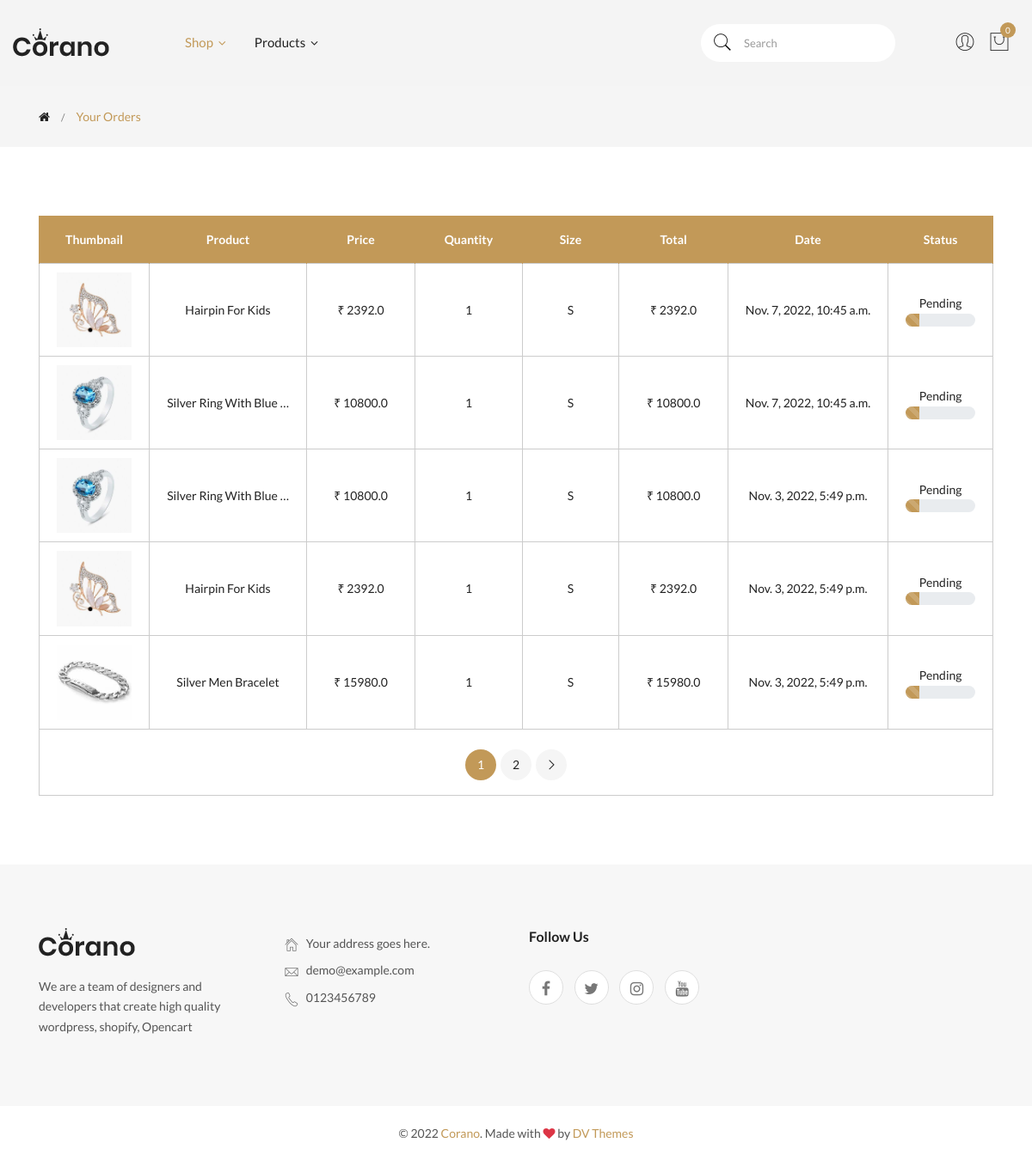
Screenshot of /orders/ (signed in) with the database file from the repository.
### myapp/models.py (models this page shows, shortened)
class Order(models.Model):
    user = models.ForeignKey(User,on_delete=models.CASCADE)
    customer = models.ForeignKey(CustomerModel,on_delete=models.CASCADE)
    product = models.ForeignKey(ProductModel,on_delete=models.CASCADE)
    quantity = models.PositiveIntegerField()
    psize = models.CharField(max_length=20,default='S')
    order_date = models.DateTimeField(auto_now_add=True)
    status = models.CharField(choices=step,max_length=200,default='Pending')
    @property
    def product_total(self):
        return (self.quantity)*(self.product.sell_price)

class ProductModel(models.Model):
    name= models.CharField(max_length=300)
    main_cate = models.CharField(choices=m_cate,max_length=200)
    sub_cate = models.CharField(choices=s_cate,max_length=200)
    og_price = models.IntegerField()
    discount = models.IntegerField()
    discounted_price = models.IntegerField(null=True)
    sell_price = models.IntegerField(null=True)
    p_type = models.CharField(default = 'Single Material',choices=ptype,max_length=200)
    p_material = models.CharField(choices=p_mate,max_length=200)
    p_brand = models.CharField(choices=p_brand,max_length=200)
    p_occasion = models.CharField(choices=occa,max_length=200)
    p_status = models.CharField(default='Available',choices=pstatus,max_length=100)
    p_mode = models.CharField(choices=pmode,default='Running',max_length=100)
    p_des = models.TextField()
    photo = models.ImageField(upload_to='product/')
    created_at = models.DateField(auto_now_add=True)
    @property
    def discounted_price(self):
        return ((self.og_price)*(self.discount))/100
    @property
    def sell_price(self):
        return (self.og_price)-(self.discounted_price)

### myapp/views.py (the view)
# urls.py: path('orders/',OrdersView,name='orders'),
def OrdersView(request):
    if request.user.is_authenticated:
        order_data = Order.objects.filter(user=request.user)[::-1]
        paginator = Paginator(order_data, 5, orphans=0)
        page_number = request.GET.get('page')
        order_data = paginator.get_page(page_number)
        proamount = 0
        cart_count = 0
        shipping_amt = 70
        final_amt = 0
        data = Cart.objects.filter(user=request.user)
        for i in data:
            prod_amt = ((i.product.sell_price)*(i.quantity))
            cart_count += i.quantity
            proamount += prod_amt
            final_amt = proamount+shipping_amt
        context = {'order_data':order_data,'cart_count':cart_count,'page_number':page_number,
        'proamount':proamount,'final_amt':final_amt}
        return render(request,'order.html',context)
    else:
        messages.info(request, '☹︎ Please Login First')
    return redirect('/signin')

### myapp/templates/order.html (shortened to what this page needs)
{% extends 'base.html' %}
{% load static %}
{% block body %}
<div class="breadcrumb-area">
    <div class="container">
        <div class="row">
            <div class="col-12">
                <div class="breadcrumb-wrap">
                    <nav aria-label="breadcrumb">
                        <ul class="breadcrumb">
                            <li class="breadcrumb-item"><a href="{% url 'shop' %}"><i class="fa fa-home"></i></a></li>
                            <li class="breadcrumb-item active" aria-current="page">Your Orders</li>
                        </ul>
                    </nav>
                </div>
            </div>
        </div>
    </div>
</div>
<div class="cart-main-wrapper section-padding">
    <div class="container">
        <div class="section-bg-color">
            <div class="row">
                <div class="col-lg-12">
                    <div class="cart-table table-responsive">
                        <table class="table table-bordered" id="ok">
                            <thead>
                                <tr>
                                    <th class="pro-thumbnail">Thumbnail</th>
                                    <th class="pro-title">Product</th>
                                    <th class="pro-price">Price</th>
                                    <th class="pro-quantity">Quantity</th>
                                    <th class="pro-quantity">Size</th>
                                    <th class="pro-subtotal">Total</th>
                                    <th class="pro-remove">Date</th>
                                    <th class="pro-remove">Status</th>
                                </tr>
                            </thead>
                            <tbody>
                                {% for order in order_data %}
                                <tr>
                                    <td class="pro-thumbnail">
                                        <a href="{% url 'orderdetails' order.id%}">
                                            <img class="img-fluid" src="{{order.product.photo.url}}" alt="Product">
                                        </a>
                                    </td>
                                    <td class="pro-title"><a href="{% url 'orderdetails' order.id%}">{{order.product.name|truncatewords:4}}</a></td>
                                    <td class="pro-price"><span>₹ {{order.product.sell_price}}</span></td>
                                    <td class="pro-quantity">
                                        {{order.quantity}}
                                    </td>
                                    <td class="pro-subtotal"><span>{{order.psize}}</span></td>
                                    <td class="pro-subtotal"><span>₹ {{order.product_total}}</span></td>
                                    <td class="pro-subtotal"><span>{{order.order_date}}</span></td>
                                    <td>
                                        {{order.status}}
                                        {% if order.status == 'Pending' %}
                                        <div class="progress">
                                            <div data-toggle="tooltip" data-placement="top" title="{{order.status}}" class="progress-bar progress-bar-striped progress-bar-animated"
                                                role="progressbar" aria-valuenow="75" aria-valuemin="0"
                                                aria-valuemax="100" style="width: 20%"></div>
                                        </div>
                                        {% elif order.status == 'Accepted' %}
                                        <div class="progress">
                                            <div data-toggle="tooltip" data-placement="top" title="{{order.status}}" class="progress-bar progress-bar-striped progress-bar-animated"
                                                role="progressbar" aria-valuenow="75" aria-valuemin="0"
                                                aria-valuemax="100" style="width: 40%"></div>
                                        </div>
                                        {% elif order.status == 'Packing' %}
                                        <div class="progress">
                                            <div data-toggle="tooltip" data-placement="top" title="{{order.status}}" class="progress-bar progress-bar-striped progress-bar-animated"
                                                role="progressbar" aria-valuenow="75" aria-valuemin="0"
                                                aria-valuemax="100" style="width: 60%"></div>
                                        </div>
                                        {% elif order.status == 'Shipping' %}
                                        <div class="progress">
                                            <div data-toggle="tooltip" data-placement="top" title="{{order.status}}" class="progress-bar progress-bar-striped progress-bar-animated"
                                                role="progressbar" aria-valuenow="75" aria-valuemin="0"
                                                aria-valuemax="100" style="width: 80%"></div>
                                        </div>
                                        {% elif order.status == 'Deliverd' %}
                                        <div class="progress">
                                            <div data-toggle="tooltip" data-placement="top" title="{{order.status}}" class="progress-bar progress-bar-striped progress-bar-animated"
                                                role="progressbar" aria-valuenow="75" aria-valuemin="0"
                                                aria-valuemax="100" style="width: 100%"></div>
                                        </div>
                                        {% endif %}
                                    </td>
                                {% endfor %}
                            </tbody>
                        </table>
                    </div>
                    <div class="cart-update-option  text-left">
                        <div class="paginatoin-area text-center ">
                            <ul class="pagination-box ">
                                {% for pg in order_data.paginator.page_range %}
                                {% if order_data.number == pg %}
                                <li class="active">
                                    <a href="?page={{pg}}&ok=#ok">{{pg}}</a>
                                </li>
                                {% else %}
                                <li>
                                    <a href="?page={{pg}}&ok=#ok">{{pg}}</a>
                                </li>
                                {% endif %}
                                {% endfor %}
                                {% if order_data.has_next %}
                                <li>
                                    <a class="next" href="?page={{order_data.next_page_number}}&ok=#ok"><i class="pe-7s-angle-right"></i></a>
                                </li>
                                {% endif %}
                            </ul>
                        </div>
                    </div>
                </div>
            </div>
        </div>
    </div>
</div>
{% endblock body %}

### rows the page displays
Order: product.photo (picture), product.name "Hairpin For Kids", product.sell_price "2392.0", quantity "1", psize "S", product_total "2392.0", order_date "Nov. 7, 2022, 10:45 a.m.", status "Pending"
Order: product.photo (picture), product.name "Silver Ring With Blue …", product.sell_price "10800.0", quantity "1", psize "S", product_total "10800.0", order_date "Nov. 7, 2022, 10:45 a.m.", status "Pending"
Order: product.photo (picture), product.name "Silver Ring With Blue …", product.sell_price "10800.0", quantity "1", psize "S", product_total "10800.0", order_date "Nov. 3, 2022, 5:49 p.m.", status "Pending"
Order: product.photo (picture), product.name "Hairpin For Kids", product.sell_price "2392.0", quantity "1", psize "S", product_total "2392.0", order_date "Nov. 3, 2022, 5:49 p.m.", status "Pending"
Order: product.photo (picture), product.name "Silver Men Bracelet", product.sell_price "15980.0", quantity "1", psize "S", product_total "15980.0", order_date "Nov. 3, 2022, 5:49 p.m.", status "Pending"

### other values shown
{{ cart_count }} "0"
{{ pg }} "1"
{{ pg }} "2"
